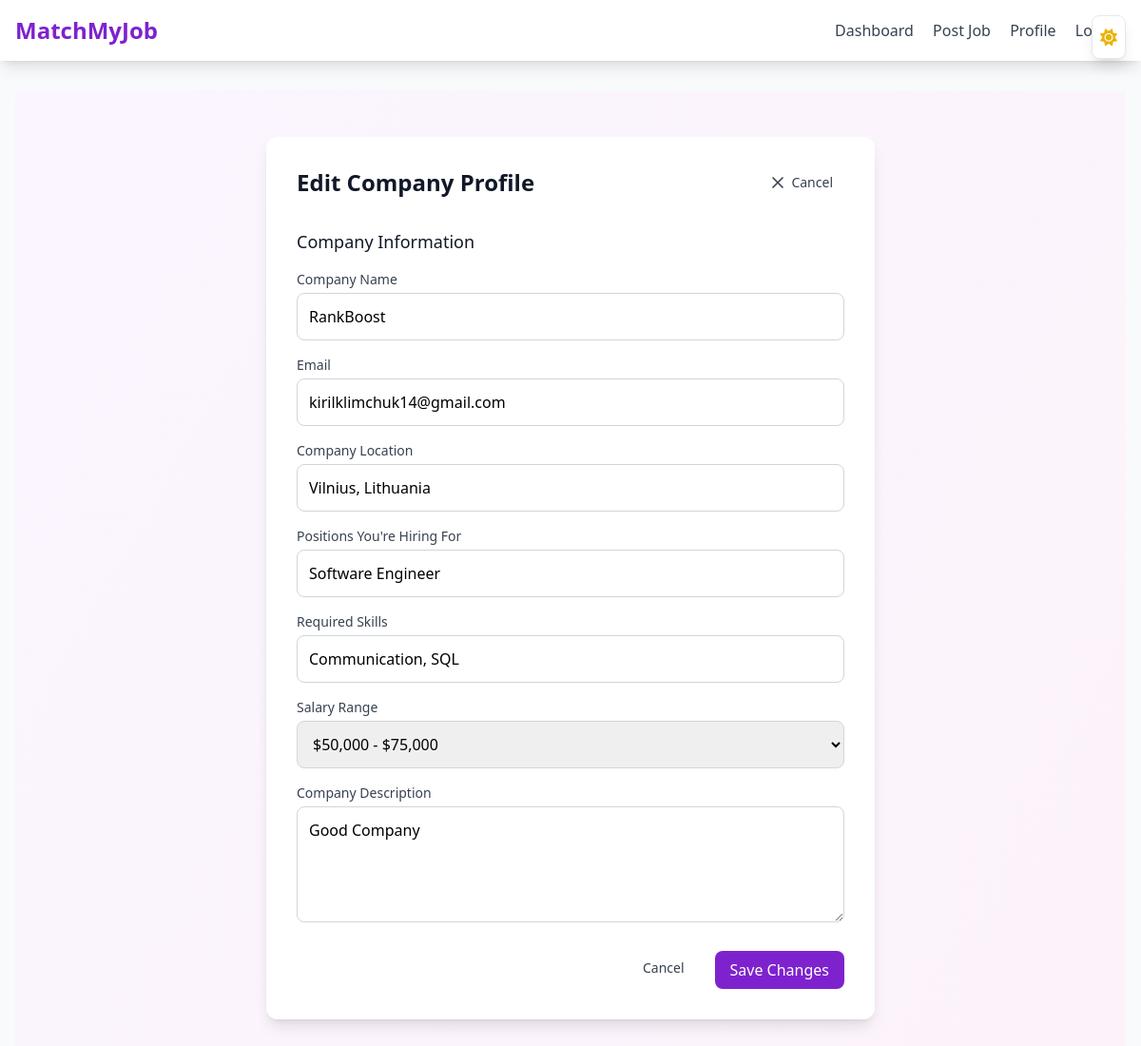
The app's page /employer/profile/edit (signed in) with its own data.
### models.py (models this page shows, shortened)
class User(Base):
    __tablename__ = 'users'
    id = Column(Integer, primary_key=True, index = True)
    name = Column(String)
    email = Column(String, unique=True, index=True)
    hashed_password = Column(String)
    verification_token = Column(String, nullable=True)
    is_verified = Column(Boolean, default=False)
    is_admin = Column(Boolean, default=False)
    role = Column(String, default="job_seeker")
    reset_token = Column(String, nullable=True)
    reset_token_expires = Column(DateTime, nullable=True)
    current_job_title = Column(String, nullable=True)
    years_experience = Column(String, nullable=True)
    desired_job_title = Column(String, nullable=True)
    key_skills = Column(String, nullable=True)
    preferred_location = Column(String, nullable=True)
    salary_range = Column(String, nullable=True)
    company_description = Column(String, nullable=True)  # New field for company description
    resumes      = relationship(
        "Resume",
        back_populates="owner",
        cascade="all, delete-orphan"
    )
    job_postings = relationship(
        "JobPosting",
        back_populates="employer",
        cascade="all, delete-orphan",
        passive_deletes=True
    )
    applications = relationship(
        "Application",
        back_populates="applicant",
        cascade="all, delete-orphan"
    )

### employer.py (the view)
@router.get("/profile/edit", response_class=HTMLResponse)
def edit_profile_form(
    request: Request,
    user: User = Depends(get_current_user),
    db: Session = Depends(get_db)
):
    if user.role != "employer":
        raise HTTPException(403, "Access denied")
    html = templates.TemplateResponse(
        "employer/edit-profile.html",
        {"request": request, "user": user}
    )
    html.headers["Cache-Control"] = "no-cache, no-store, must-revalidate"
    html.headers["Pragma"] = "no-cache"
    html.headers["Expires"] = "0"
    return html

### templates/employer/edit-profile.html (shortened to what this page needs)
{% extends "base.html" %} {% block title %}Edit Profile | MatchMyJob{% endblock %}
{% block content %}
<div class="min-h-screen bg-gradient-to-br from-purple-50 to-pink-50 dark:from-gray-900 dark:to-gray-800 py-12">
    <div class="max-w-2xl mx-auto px-4">
        <div class="bg-white dark:bg-gray-800 rounded-xl shadow-lg p-8">
            <div class="flex items-center justify-between mb-8">
                <h2 class="text-2xl font-bold text-gray-900 dark:text-white">Edit Company Profile</h2>
                <a href="/employer/profile"
                    class="inline-flex items-center px-3 py-1.5 text-sm font-medium text-gray-700 dark:text-gray-300 hover:text-gray-900 dark:hover:text-white">
                    <svg class="w-5 h-5 mr-1" fill="none" stroke="currentColor" viewBox="0 0 24 24">
                        <path stroke-linecap="round" stroke-linejoin="round" stroke-width="2"
                            d="M6 18L18 6M6 6l12 12" />
                    </svg>
                    Cancel
                </a>
            </div>
            <form method="post" action="/employer/profile/edit" class="space-y-6">
                <div class="space-y-4">
                    <h3 class="text-lg font-medium text-gray-900 dark:text-white">Company Information</h3>
                    <div>
                        <label class="block text-sm font-medium text-gray-700 dark:text-gray-300 mb-1">Company
                            Name</label>
                        <input type="text" name="name" value="{{ user.name }}"
                            class="w-full p-3 border border-gray-300 dark:border-gray-600 rounded-lg focus:ring-2 focus:ring-purple-500 focus:border-purple-500 transition-colors dark:bg-gray-700 dark:text-white"
                            required />
                    </div>
                    <div>
                        <label class="block text-sm font-medium text-gray-700 dark:text-gray-300 mb-1">Email</label>
                        <input type="email" name="email" value="{{ user.email }}"
                            class="w-full p-3 border border-gray-300 dark:border-gray-600 rounded-lg focus:ring-2 focus:ring-purple-500 focus:border-purple-500 transition-colors dark:bg-gray-700 dark:text-white"
                            required />
                    </div>
                    <div>
                        <label class="block text-sm font-medium text-gray-700 dark:text-gray-300 mb-1">Company
                            Location</label>
                        <input type="text" name="preferred_location" value="{{ user.preferred_location or '' }}"
                            placeholder="e.g. New York, Remote, etc."
                            class="w-full p-3 border border-gray-300 dark:border-gray-600 rounded-lg focus:ring-2 focus:ring-purple-500 focus:border-purple-500 transition-colors dark:bg-gray-700 dark:text-white" />
                    </div>
                    <div>
                        <label class="block text-sm font-medium text-gray-700 dark:text-gray-300 mb-1">Positions You're
                            Hiring For</label>
                        <input type="text" name="desired_job_title" value="{{ user.desired_job_title or '' }}"
                            placeholder="e.g. Software Engineer, Product Manager, etc."
                            class="w-full p-3 border border-gray-300 dark:border-gray-600 rounded-lg focus:ring-2 focus:ring-purple-500 focus:border-purple-500 transition-colors dark:bg-gray-700 dark:text-white" />
                    </div>
                    <div>
                        <label class="block text-sm font-medium text-gray-700 dark:text-gray-300 mb-1">Required
                            Skills</label>
                        <input type="text" name="key_skills" value="{{ user.key_skills or '' }}"
                            placeholder="e.g. Python, JavaScript, React (comma separated)"
                            class="w-full p-3 border border-gray-300 dark:border-gray-600 rounded-lg focus:ring-2 focus:ring-purple-500 focus:border-purple-500 transition-colors dark:bg-gray-700 dark:text-white" />
                    </div>
                    <div>
                        <label class="block text-sm font-medium text-gray-700 dark:text-gray-300 mb-1">Salary
                            Range</label>
                        <select name="salary_range"
                            class="w-full p-3 border border-gray-300 dark:border-gray-600 rounded-lg focus:ring-2 focus:ring-purple-500 focus:border-purple-500 transition-colors dark:bg-gray-700 dark:text-white">
                            <option value="50000-75000" {% if user.salary_range=='50000-75000' %}selected{% endif %}>
                                $50,000 - $75,000</option>
                        </select>
                    </div>
                    <div>
                        <label class="block text-sm font-medium text-gray-700 dark:text-gray-300 mb-1">Company
                            Description</label>
                        <textarea name="company_description" rows="4"
                            placeholder="Describe your company, culture, and what makes you unique"
                            class="w-full p-3 border border-gray-300 dark:border-gray-600 rounded-lg focus:ring-2 focus:ring-purple-500 focus:border-purple-500 transition-colors dark:bg-gray-700 dark:text-white">{{ user.company_description or '' }}</textarea>
                    </div>
                </div>
                <div class="flex justify-end space-x-4">
                    <a href="/employer/profile"
                        class="px-4 py-2 text-sm font-medium text-gray-700 dark:text-gray-300 hover:text-gray-900 dark:hover:text-white">
                        Cancel
                    </a>
                    <button type="submit"
                        class="px-4 py-2 bg-purple-700 text-white rounded-lg hover:bg-purple-800 transition-colors focus:ring-2 focus:ring-purple-500 focus:ring-offset-2 dark:focus:ring-offset-gray-800">
                        Save Changes
                    </button>
                </div>
            </form>
        </div>
    </div>
</div>
{% endblock %}

### records on screen
User: name "RankBoost", email "kirilklimchuk14@gmail.com", preferred_location "Vilnius, Lithuania", desired_job_title "Software Engineer", key_skills "Communication, SQL", salary_range "$50,000 - $75,000", company_description "Good Company"
